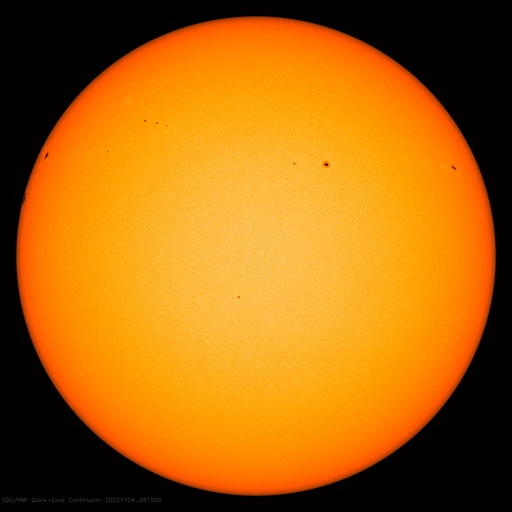
#> input picture python/pythonfiles/12140180.jpg, 512 x 512 px
$ python graph.py
#> lines starting #> are read from the running program, lines starting #| are printed output that depends on the picture
import cv2
import numpy as np
import matplotlib.pyplot as plt
img = cv2.imread('12140180.jpg',0)
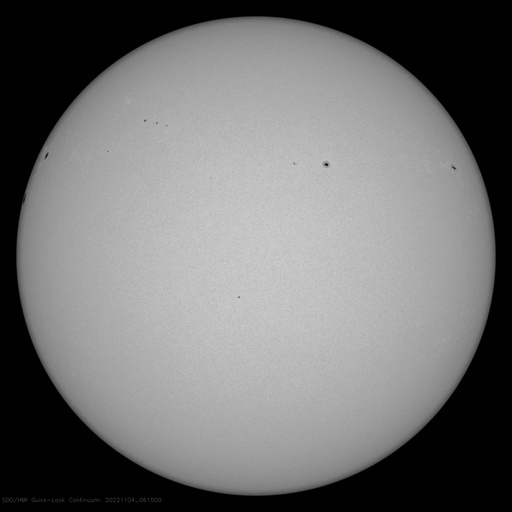
#> img: shape (512, 512); min 0, max 209, mean 113.9
I = img[256][:]
#> I = 512 values, max 205 at index 293, min 0 at index 0, mean 164.9
# n = min(I)
m = max(I)
#> m = 205
# [5 lines of commented-out code are left out]
O = [(i/m)**0.25 for i in I]
#> O = 512 values, max 1 at index 293, min 0 at index 0, mean 0.912
x = np.linspace(-1,1,len(O))
#> x = 512 values from -1 to 1
# print(x)


# q = [(w-0.259)/0.741 for w in O]
plt.ylabel("Relative Temperature")
plt.xlabel("Relative Radius")
# plt.ylabel("Cos Theta")
plt.plot(x,O)
plt.show()
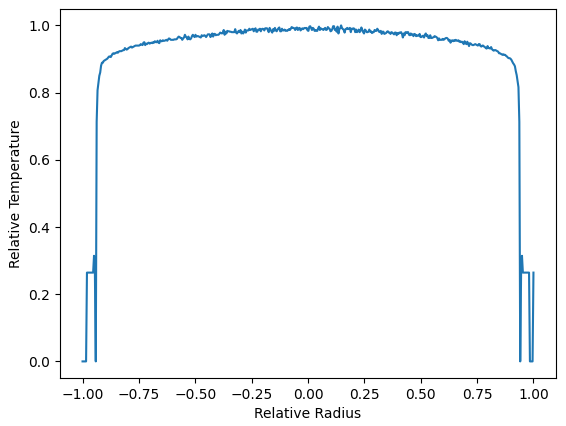
#> figure drawn by matplotlib, 1 panel; curve peaks at x = 0.147, y = 1
